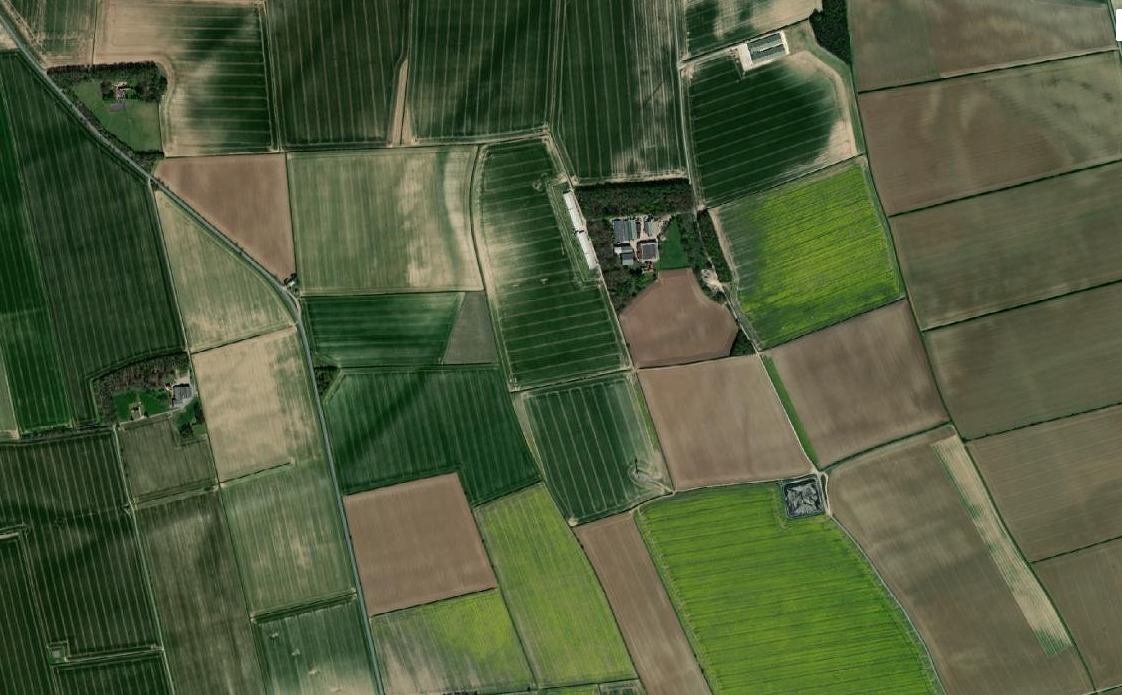
#> input picture data/satellite.png, 1122 x 695 px
$ python lab5.py
#> lines starting #> are read from the running program, lines starting #| are printed output that depends on the picture; after the words box and inside, x2 and y2 are one past the last pixel; in counts of white or black regions, pixels touching at a corner belong together; long printed decimals are rounded
# finally some texture stuff

import cv2
import numpy as np

img = cv2.imread('data/satellite.png')
#> img is the input picture: shape (695, 1122, 3); mean B, G, R 59.9, 91.1, 80
img_grey = cv2.cvtColor(img, cv2.COLOR_BGR2GRAY)
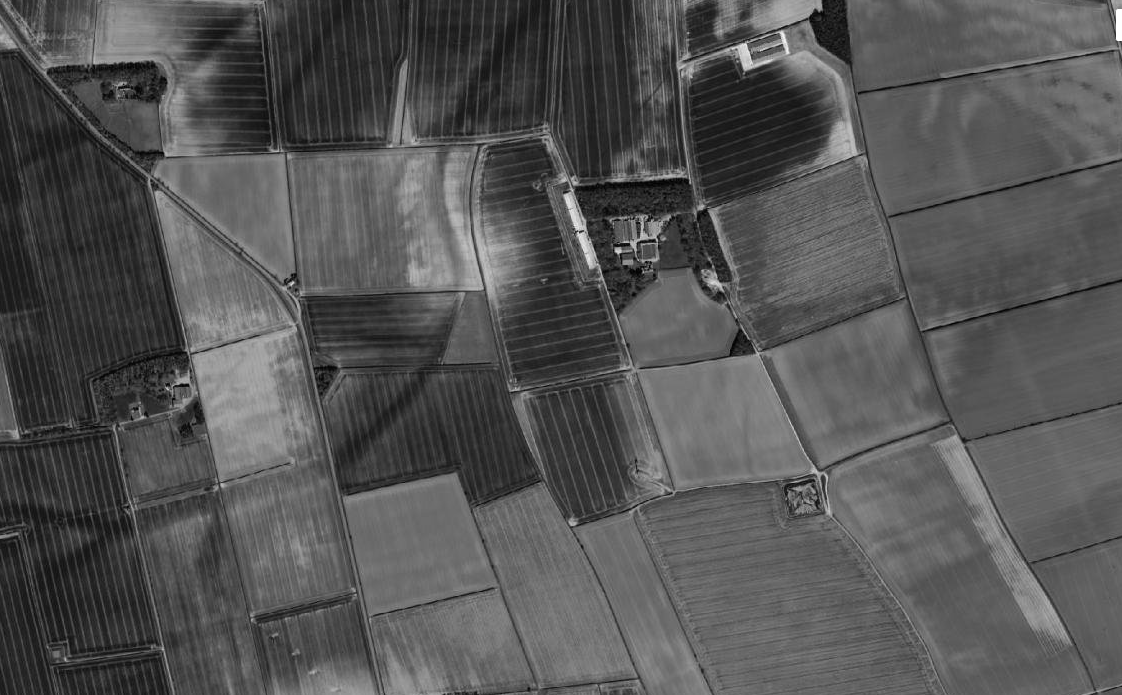
#> img_grey: shape (695, 1122); min 1, max 255, mean 84.3

# Defining ROI
x, y, w, h = 100, 200, 50, 50  # coords
a, b, l, m = 200, 300, 75, 75
roi = img_grey[y:y+h, x:x+w]
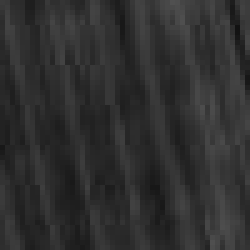
#> roi: shape (50, 50) (shown 5 times larger); min 18, max 80, mean 47.4
roi2 = img_grey[b:b+m, a:a+l]
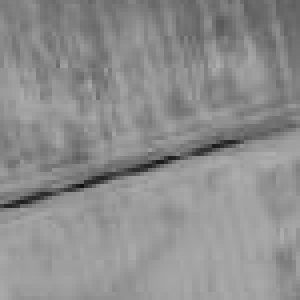
#> roi2: shape (75, 75) (shown 4 times larger); min 15, max 174, mean 141.6

# Draw the ROI on the image
cv2.rectangle(img, (x, y), (x + w, y + h), (0, 255, 0), 2)
cv2.rectangle(img, (a, b), (a + l, b + m), (0, 255, 0), 2)
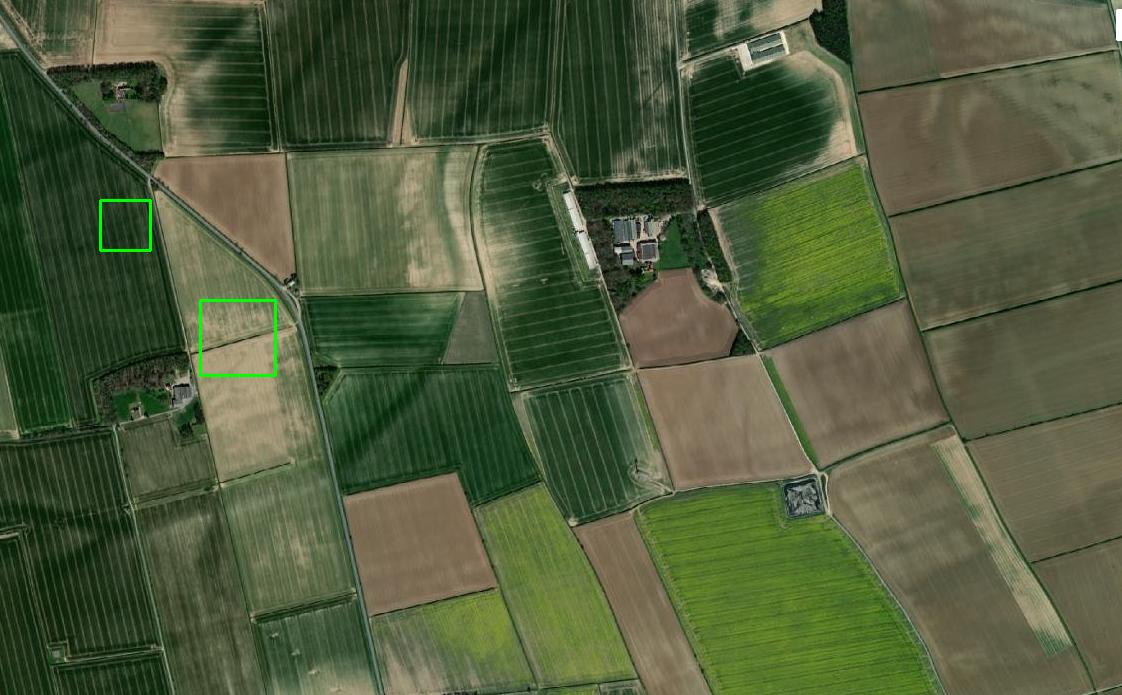
#> img: shape (695, 1122, 3); mean B, G, R 59.8, 91.4, 79.8

# Display the image with the ROI
cv2.imshow("Region of Interest", img)
#plt.imshow(cv2.cvtColor(img, cv2.COLOR_BGR2RGB))


def get_stats(roi,L=256):
    """Calculate statistical texture features for a given region of interest (roi)
    roi: 2D numpy array representing the region of interest
    L: number of gray levels
    return: mean,variance,r,skewness,uniformity,entropy
    """
#> called with L = 256

    hist = np.histogram(roi, bins=L, range=(0, L),density=True)
    mean = 0
    uniformity=0.0
    entropy=0.0

    for i in range(0,L):
        mean = mean + float(i)*hist[0][i]
        uniformity = uniformity + hist[0][i]**2
        entropy = entropy - hist[0][i]*np.log2(hist[0][i]+1e-6)
#> this loop made 256 passes
#> (mean, uniformity, entropy) on passes 1 to 3: (0, 0, 0), (0, 0, 0), (0, 0, 0)
#> after the loop, entropy = 5.39; mean = 47.45; uniformity = 0.0267

    # Calculate the moments
    # m[n] = nth moment. NB m[0] is always 1 and m[1] is always 0

    m=np.zeros(5)
    for n in range(0,5):
        for zi in range(0,L):
            m[n] += (float(zi)-mean)**n*hist[0][zi]
#> after the loop, m = [1, 6.99e-15, 111, 325.8, 30796.3]


    variance = m[2]
#> variance = 111
    normalised_variance = variance/((L-1)**2)
#> normalised_variance = 0.00171
    r = 1-(1/(1+normalised_variance))
#> r = 0.0017
    skewness = m[3]
#> skewness = 325.8
    flatness = m[4]
#> flatness = 30796.3

    return mean,variance,r,skewness,flatness,uniformity,entropy

# Calculate statistics for the selected region
mean, variance, r, skewness, flatness, uniformity, entropy = get_stats(roi)
#> mean = 47.45; variance = 111; r = 0.0017; skewness = 325.8; flatness = 30796.3; uniformity = 0.0267; entropy = 5.39
mean2, variance2, r2, skewness2, flatness2, uniformity2, entropy2 = get_stats(roi2)
#> the loop in get_stats (call 2), `for i in range(0,L):` made 256 passes
#> mean2 = 141.6; variance2 = 423.2; r2 = 0.00647; skewness2 = -13944.4; flatness2 = 1334532.1; uniformity2 = 0.018; entropy2 = 6.06

# Print results
print("ROI 1")
print(f"Mean: {mean}")
#| Mean: 47.448
print(f"Variance: {variance}")
#| Variance: 110.999
print(f"R-value: {r}")
#| R-value: 0.001704
print(f"Skewness: {skewness}")
#| Skewness: 325.821
print(f"Flatness: {flatness}")
#| Flatness: 30796.311
print(f"Uniformity: {uniformity}")
#| Uniformity: 0.02673
print(f"Entropy: {entropy}")
#| Entropy: 5.389

print("ROI 2")
print(f"Mean: {mean2}")
#| Mean: 141.558
print(f"Variance: {variance2}")
#| Variance: 423.233
print(f"R-value: {r2}")
#| R-value: 0.006467
print(f"Skewness: {skewness2}")
#| Skewness: -13944.446
print(f"Flatness: {flatness2}")
#| Flatness: 1334532.064
print(f"Uniformity: {uniformity2}")
#| Uniformity: 0.01802
print(f"Entropy: {entropy2}")
#| Entropy: 6.065


cv2.waitKey(0)
cv2.destroyAllWindows()

$ run again, with data/coins.png copied over data/satellite.png
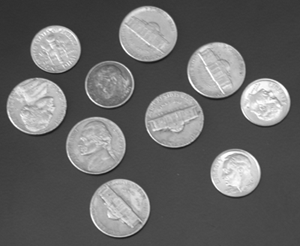
#> input picture data/coins.png, 300 x 246 px
#> img is the input picture: shape (246, 300, 3); min 23, max 255, mean 103
#> `roi = img_grey[y:y+h, x:x+w]`:
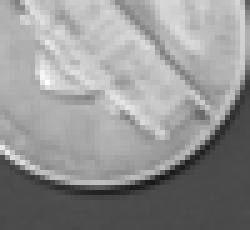
#> roi: shape (46, 50) (shown 5 times larger); min 25, max 253, mean 147.3
#> roi2 = empty array
#> `cv2.rectangle(img, (x, y), (x + w, y + h), (0, 255, 0), 2)`:
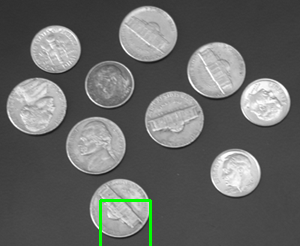
#> img: shape (246, 300, 3); 0.57% of pixels changed, all inside (x1, y1, x2, y2) = (99, 199, 152, 246)
#> the loop in get_stats, `for i in range(0,L):` made 256 passes
#> (mean, uniformity, entropy) on passes 1 to 3: (0, 0, 0), (0, 0, 0), (0, 0, 0)
#> after the loop in get_stats, `for i in range(0,L):`: entropy = 6.52; mean = 147.3; uniformity = 0.0176
#> after the loop in get_stats, `for n in range(0,5):`: m = [1, -2.21e-14, 2691.6, -85008.5, 13643658]
#> in get_stats, `variance = m[2]`: variance = 2691.6
#> normalised_variance = 0.0414
#> in get_stats, `r = 1-(1/(1+normalised_variance))`: r = 0.0397
#> in get_stats, `skewness = m[3]`: skewness = -85008.5
#> in get_stats, `flatness = m[4]`: flatness = 13643658
#> `mean, variance, r, skewness, flatness, uniformity, entropy = get_stats..`: mean = 147.3; variance = 2691.6; r = 0.0397; skewness = -85008.5; flatness = 13643658; uniformity = 0.0176; entropy = 6.52
#> mean2 = nan
#| Mean: 147.257
#| Variance: 2691.591
#| R-value: 0.03975
#| Skewness: -85008.472
#| Flatness: 13643657.983
#| Uniformity: 0.01758
#| Entropy: 6.518
#| Mean: nan
#| Variance: nan
#| R-value: nan
#| Skewness: nan
#| Flatness: nan
#| Uniformity: nan
#| Entropy: nan
